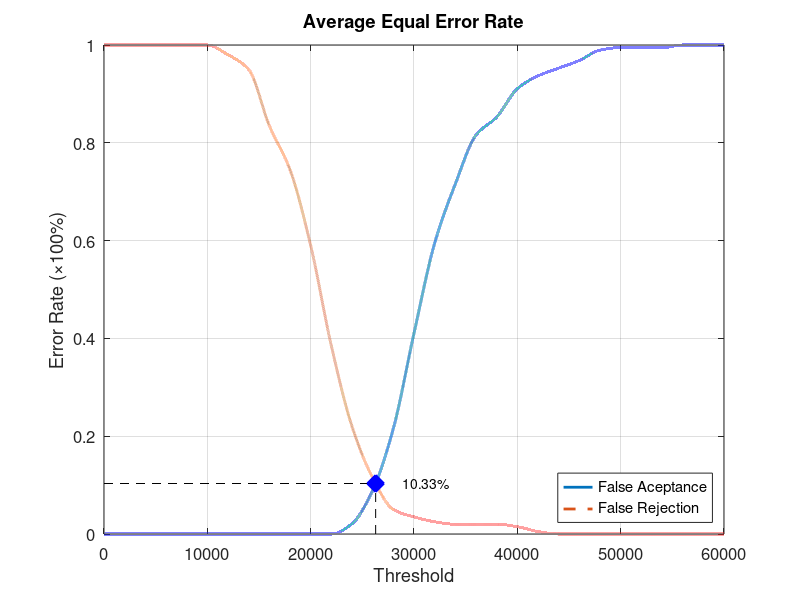
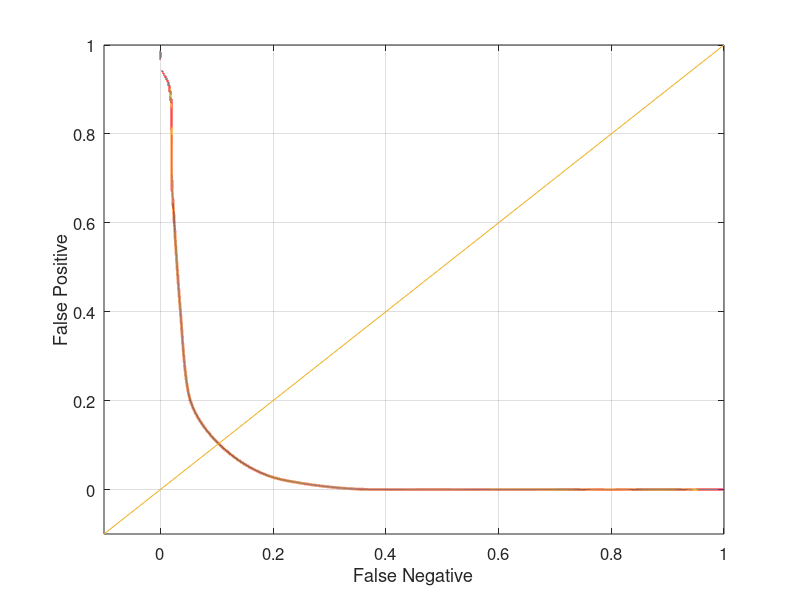

These charts were generated, in order, by the following MATLAB code:
function yEER = Database1_1
close all;
clear;
clc;
x = 0:2000:60000;
xq = 0:0.5:60000;

y0 = [0 0 0 0 0 0 0 0 0 0 0 0 0.0210526 0.0894737 0.215789 0.410526 0.594737 0.715789 0.815789 0.852632 0.910526 0.936842 0.952632 0.968421 0.989474 0.994737 0.994737 0.994737 1 1 1];
yy0 = interp1(x, y0, xq, 'pchip');
y1 = [1 1 1 1 1 1 0.98 0.95 0.835 0.745 0.59 0.385 0.22 0.115 0.05 0.035 0.025 0.02 0.02 0.02 0.015 0.005 0 0 0 0 0 0 0 0 0];
yy1 = interp1(x, y1, xq, 'pchip');

% Calculating EER: 
y2 = abs(y0 - y1);
find(y2 == min(y2))
yy2 = abs(yy0 - yy1);
xEER = find(yy2 == min(yy2));
xEERIndex = xq(xEER) % X-axis EER
yEER = yy0(xEER) % Y-axis EER

main = figure
plot(xq, yy0,'-','LineWidth', 2);	hold on
plot(xq, yy1,'--','LineWidth', 2);	hold on
plot([xEERIndex xEERIndex], [0 yEER], 'k--');	hold on
plot([0 xEERIndex], [yEER yEER], 'k--');	hold on
plot(xEERIndex, yEER, 'bx', 'LineWidth', 10);	hold on
text(xEERIndex + 10 * xEERIndex / 100, yEER, [num2str(round((10000 * yEER)) / 100) '%'])
legend('False Aceptance', 'False Rejection', 'Location', 'SouthEast')
xlabel('Threshold')
ylabel('Error Rate (\times100%)')
title('Average Equal Error Rate')
set(gca, 'FontSize', 12)
axis([0 60000 0 1])
grid on

print(main, 'Database1_1Main', '-dpng');
FNRxFPR = figure('Color', [1 1 1]);
plot(yy1, yy0, '-', yy1, yy0, 'LineWidth', 2);
hold on
y = -0.1:0.1:1
plot(y, y); 
set(gca, 'FontSize', 12)
xlabel('False Negative')
ylabel('False Positive')
axis([-0.1 1 -0.1 1])
set(gca, 'FontSize', 12)
grid on

print(FNRxFPR, 'Database1_1FNRxFPR','-dpng');
end
